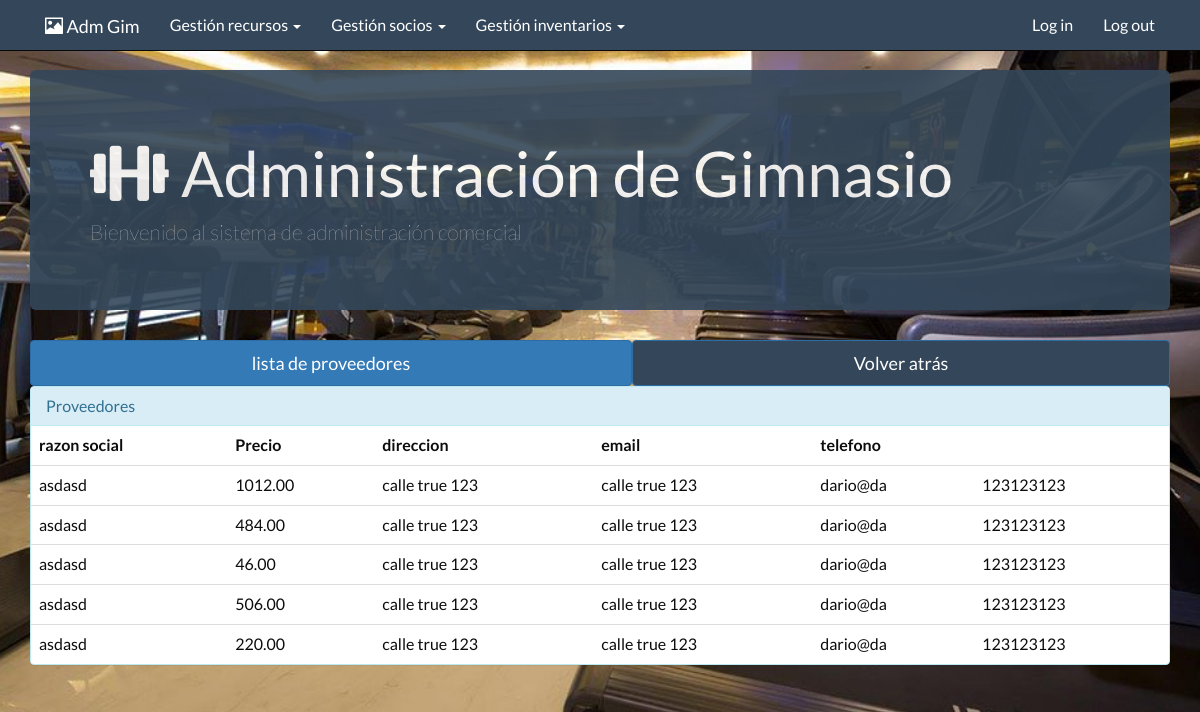
/controllers/verpedidosdeprov.php?busqueda=2222 (signed in), run on the app's committed database.
### tables this page shows
CREATE TABLE IF NOT EXISTS `pedidos` (
  `nro_pedido` int(5) UNSIGNED NOT NULL AUTO_INCREMENT,
  `codigo_producto` int(5) UNSIGNED NOT NULL,
  `cantidad` int(3) NOT NULL,
  `precio_compra` decimal(10,2) NOT NULL,
  `entrega` date DEFAULT NULL,
  `cuit` varchar(13) NOT NULL,
  PRIMARY KEY (`nro_pedido`,`codigo_producto`)
);

CREATE TABLE IF NOT EXISTS `proveedores` (
  `cuit` varchar(11) NOT NULL,
  `razon_social` varchar(40) NOT NULL,
  `persona_de_contacto` varchar(40) NOT NULL,
  `direccion` varchar(40) NOT NULL,
  `email` varchar(30) NOT NULL,
  `telefono` varchar(20) NOT NULL,
  PRIMARY KEY (`cuit`)
);

### fw/View.php (called while the page is built)
<?php
abstract class View{
	public function render(){
		include '../html/'.get_class($this).'.php';
	}
}

### fw/Database.php (called while the page is built, shortened)
<?php
class Database{
	private $res;
	private $cn=false;
	private static $instance=false;
	public static function getInstance(){
		if(!self::$instance) self::$instance= new database;
		return self::$instance;
	}
	private function connect(){
		$this->cn=mysqli_connect("localhost","root","","proyecto");
	}
	public function query($q){
		$this->res=mysqli_query($this->cn,$q);
	}
	public function fetch(){
		return mysqli_fetch_assoc($this->res);
	}
	public function fetchAll(){
		$aux=array();
		while($fila=$this->fetch()) $aux[]=$fila;
		return $aux;
	}
}
 ?>

### fw/Model.php (called while the page is built, shortened)
<?php
abstract class Model{
	public function __construct(){
		$this->db=Database::getInstance();
	}
}

### models/Pedidos.php (called while the page is built, shortened)
<?php
class Pedidos extends Model{
	public function pedidosDeProveedores($id){
		$this->db->query("select *	from pedidos p
							left join proveedores pp on pp.cuit=p.cuit
							where p.cuit='$id'");
		return $this->db->fetchAll();
	}
}
?>

### html/VerPedidosDeProv.php (the view)
<?php
require '../html/partials/header.php';
?>
<div class="container">
<ul class="nav nav-pills  nav-justified">
  <li role="presentation" class="active"><a class="btn btn-primary btn-lg color" href="../controllers/verproveedores.php">lista de proveedores</a></li>
  <li role="presentation"><a class="btn btn-primary btn-lg color" href="javascript:history.go(-1)">Volver atrás</a></li>
</ul>
    <div class="panel panel-info">
    <div class="panel-heading">
        <h3 class="panel-title">Proveedores</h3>
    </div>
	<table class="table">
        <tr><th>razon social</th>
            <th>Precio</th>
            <th>direccion</th>
            <th>email</th>
            <th>telefono</th>
        </tr>
		<?php
			foreach ($this->Bproveedores as $e) { ?>
				<tr>
                    <td><?= $e['razon_social']?></td>
                    <td><?= $e['precio_compra']?></td>
                    <td><?= $e['direccion']?></td>
                    <td><?= $e['direccion']?></td>
                    <td><?= $e['email']?></td>
					<td><?= $e['telefono']?></td>
				</tr>
		 <?php } ?>
	</table>
    </div>
</div>
<?php
require '../html/partials/footer.php';
?>

### css/estilo.css (style rules this page uses)
html { height:100%; }
body { font-size: 16px; padding-top: 70px; font-family: Lato; background: url(proyecto.jpg); background-size: cover; background-position: center; color:rgb(12, 12, 12); }
.color { background-color: #34475a; color: rgb(253, 253, 253); }

### data on the page
pedidos: proveedores.razon_social "asdasd", precio_compra "1012.00", proveedores.direccion "calle true 123", proveedores.email "dario@da", proveedores.telefono "123123123"
pedidos: proveedores.razon_social "asdasd", precio_compra "484.00", proveedores.direccion "calle true 123", proveedores.email "dario@da", proveedores.telefono "123123123"
pedidos: proveedores.razon_social "asdasd", precio_compra "46.00", proveedores.direccion "calle true 123", proveedores.email "dario@da", proveedores.telefono "123123123"
pedidos: proveedores.razon_social "asdasd", precio_compra "506.00", proveedores.direccion "calle true 123", proveedores.email "dario@da", proveedores.telefono "123123123"
pedidos: proveedores.razon_social "asdasd", precio_compra "220.00", proveedores.direccion "calle true 123", proveedores.email "dario@da", proveedores.telefono "123123123"
